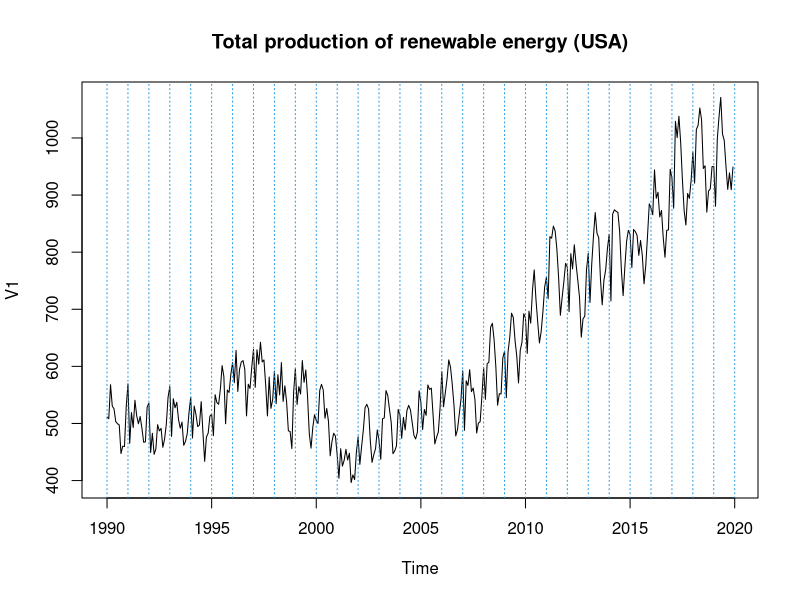
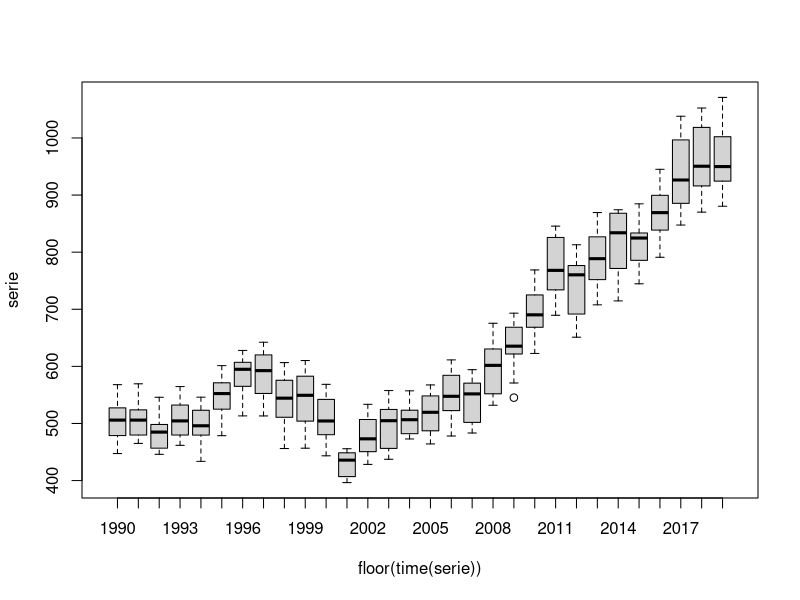
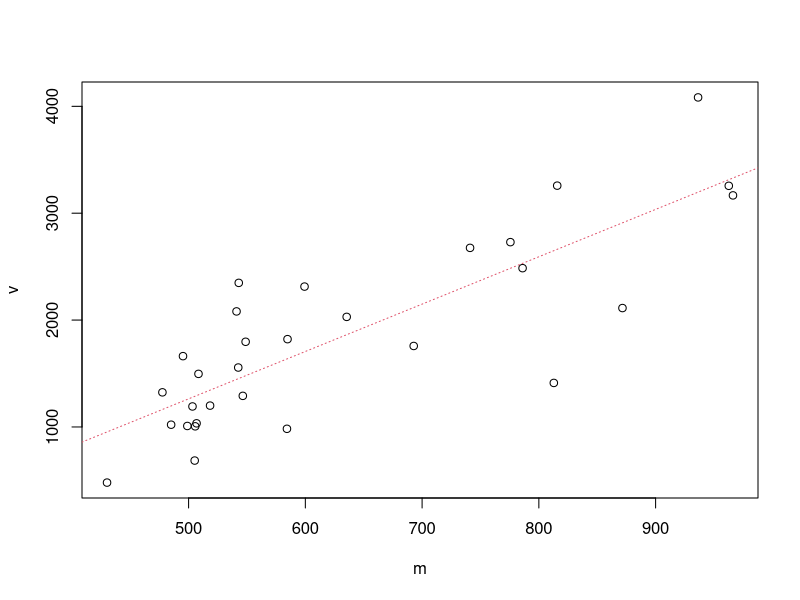
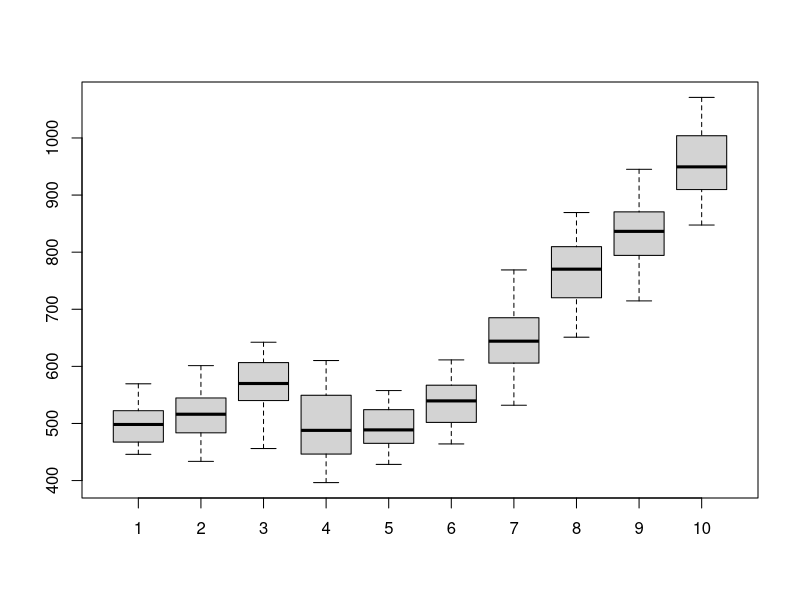
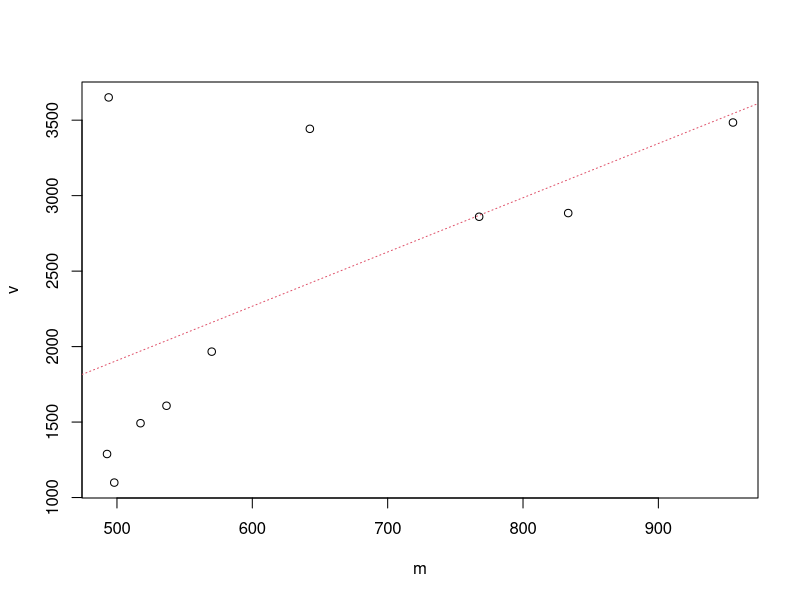
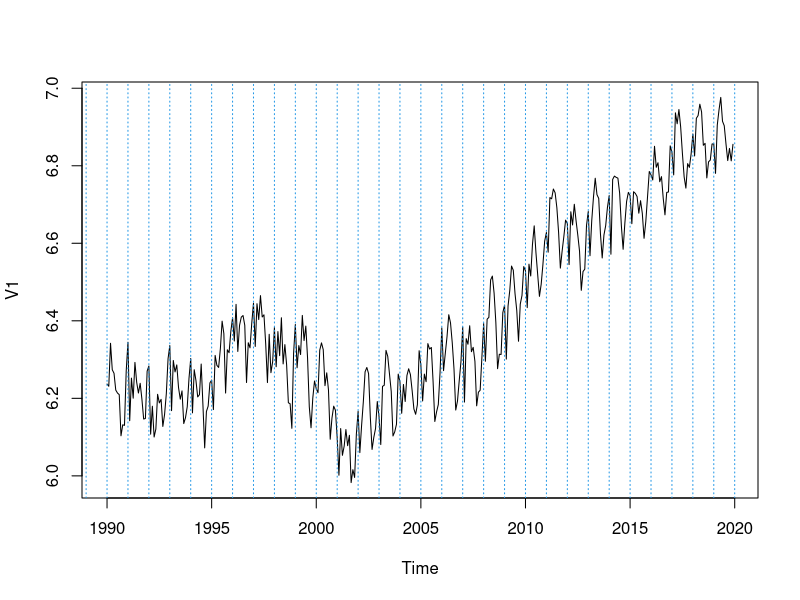
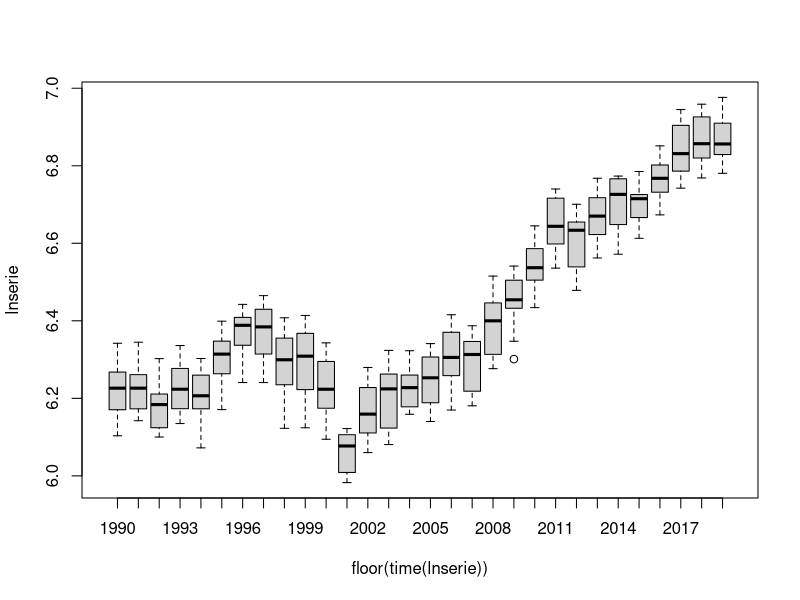
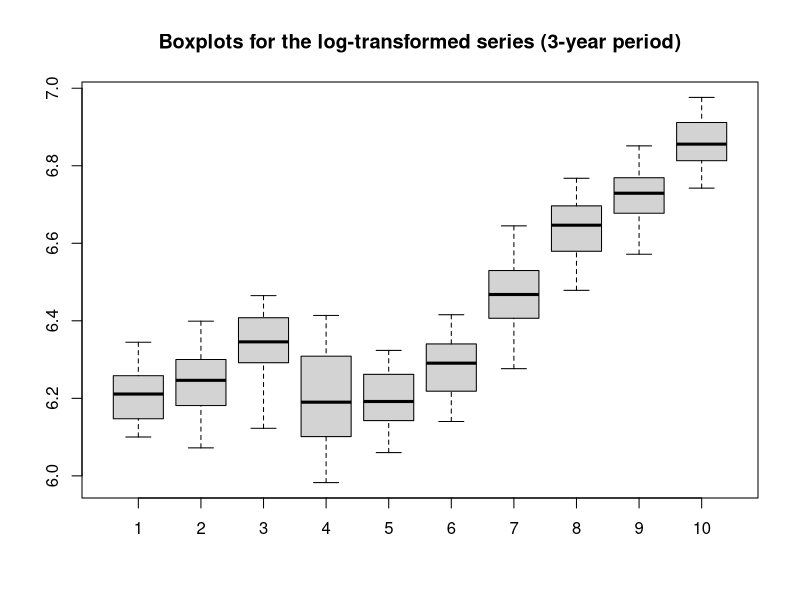

These charts were generated, in order, by the following R code:
## ---- chunk 1
knitr::opts_chunk$set(echo = TRUE)
## ---- chunk 2
serie=window(ts(read.table("RenewUSA.dat", header=F),start=1990,freq=12))
## ---- chunk 3
plot(serie,main="Total production of renewable energy (USA)")
abline(v=1990:2020,col=4,lty=3)
## ---- chunk 4
boxplot(serie~floor(time(serie)))
## ---- chunk 5
groupedserie <- matrix(serie[1:(30*12)],ncol=30) #12 quarters=3yrs

m<-apply(groupedserie,2,mean)
v<-apply(groupedserie,2,var)
plot(v~m)
abline(lm(v~m),col=2,lty=3)
## ---- chunk 6
groupedserie <- matrix(serie[1:(36*10)],ncol=10) #12 quarters=3yrs together=ncol=12
boxplot(groupedserie)
## ---- chunk 7
m<-apply(groupedserie,2,mean)
v<-apply(groupedserie,2,var)
plot(v~m)
abline(lm(v~m),col=2,lty=3)
## ---- chunk 8
lnserie=log(serie)
plot(lnserie)
abline(v=1947:2020,col=4,lty=3)
abline(h=0)
## ---- chunk 9
boxplot(lnserie~floor(time(lnserie)))
## ---- chunk 10
groupedserie <- matrix(lnserie[1:(36*10)],ncol=10) #12 quarters=3yrs

boxplot(groupedserie, main="Boxplots for the log-transformed series (3-year period)")

m<-apply(groupedserie,2,mean)
v<-apply(groupedserie,2,var)
plot(v~m, main="Mean-variance plot for the log-transformed series (3-year period)")
abline(lm(v~m),col=2,lty=3)
## ---- chunk 11
plot(lnserie)
abline(h=mean(lnserie), col="red")
## ---- chunk 12
monthplot(lnserie, main="Monthly plot")
## ---- chunk 13
ts.plot(matrix(lnserie,nrow=12), col=1:12, main="Plot along the months for years 1990-2020")
## ---- chunk 14
d12lnserie <- diff(lnserie,12)
plot(d12lnserie)
abline(h=mean(d12lnserie), col="red")

monthplot(d12lnserie)
## ---- chunk 15
d1d12lnserie <- diff(d12lnserie)
plot(d1d12lnserie)
abline(h=mean(d1d12lnserie), col="red")
## ---- chunk 16
d1d1d12lnserie <- diff(d1d12lnserie)
plot(d1d1d12lnserie)
abline(h=mean(d1d12lnserie), col="red")
## ---- chunk 17
var(lnserie)
var(d12lnserie)
var(d1d12lnserie)
var(d1d1d12lnserie)
## ---- chunk 18
par(mfrow=c(1,2))
acf(d1d12lnserie, ylim=c(-1,1), lag.max = 72,col=c(2,rep(1,11)),lwd=2)
pacf(d1d12lnserie, ylim=c(-1,1), lag.max = 72,col=c(rep(1,11),2),lwd=2)
